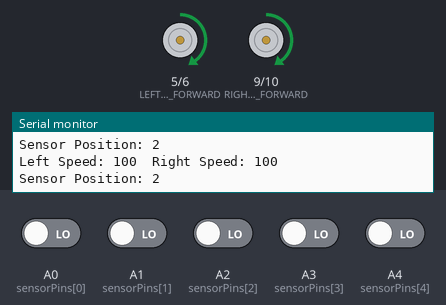
Simulated run of this sketch. Board: Arduino Uno, built with avr-gcc and run on an emulated ATmega328P. Parts: motor-driver pin pairs drawn as motors (green arrow = first pin HIGH = forward, orange = second pin HIGH = backward, longer = more drive), the last lines printed to the serial monitor. The test bench sets the inputs (shaded band); at power-on: A0 (sensorPins[0]), A1 (sensorPins[1]), A2 (sensorPins[2]), A3 (sensorPins[3]), A4 (sensorPins[4]) LOW.

Above: at 1.2 s.
1.3 s: A0 (sensorPins[0]) driven HIGH
At 2.6 s:
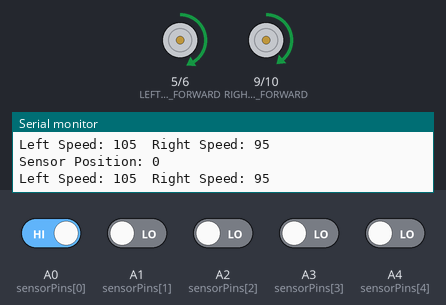
4.3 s: A2 (sensorPins[2]) driven HIGH
At 5.2 s:
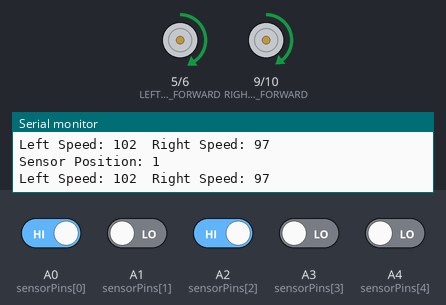
5.9 s: A4 (sensorPins[4]) driven HIGH
At 6.4 s:
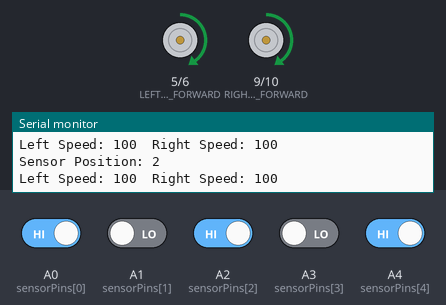
8.9 s: A1 (sensorPins[1]) driven HIGH
At 9.8 s:
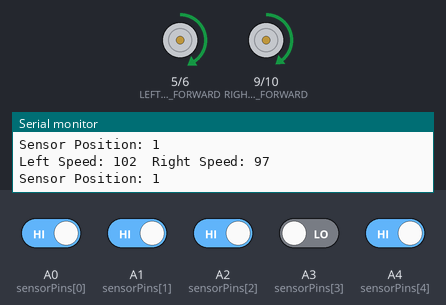
11.9 s: A3 (sensorPins[3]) driven HIGH
At 12.5 s:
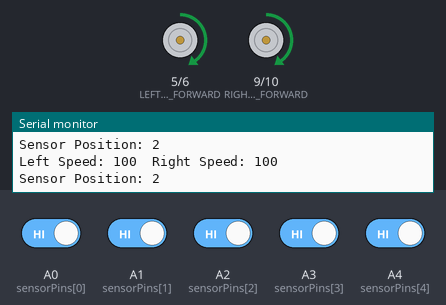
14.9 s: A3 (sensorPins[3]) driven LOW
At 15.9 s:
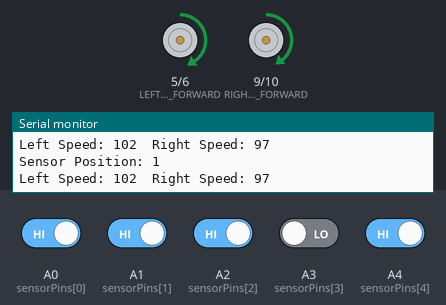
Timing chart, 0 to 17.9 s (numbered marks = the images above; inputs shaded):
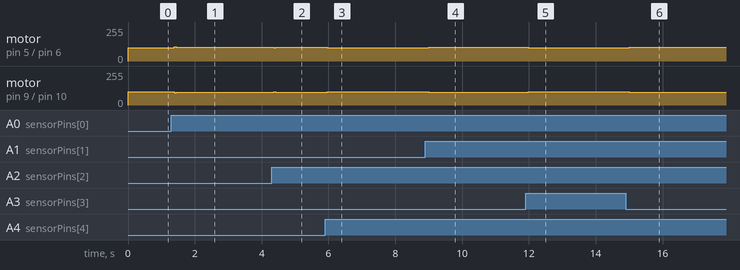

Measured:
- after the input at 1.3 s, motor on pin 5 (LEFT_MOTOR_FORWARD) / pin 6 (LEFT_MOTOR_BACKWARD): forward 100/255 → forward 105/255 after 0.09 s; motor on pin 9 (RIGHT_MOTOR_FORWARD) / pin 10 (RIGHT_MOTOR_BACKWARD): forward 100/255 → forward 95/255 after 0.09 s
- after the input at 4.3 s, motor on pin 5 (LEFT_MOTOR_FORWARD) / pin 6 (LEFT_MOTOR_BACKWARD): forward 105/255 → forward 102/255 after 0.07 s; motor on pin 9 (RIGHT_MOTOR_FORWARD) / pin 10 (RIGHT_MOTOR_BACKWARD): forward 95/255 → forward 97/255 after 0.07 s
- after the input at 5.9 s, motor on pin 5 (LEFT_MOTOR_FORWARD) / pin 6 (LEFT_MOTOR_BACKWARD): forward 102/255 → forward 100/255 after 0.07 s; motor on pin 9 (RIGHT_MOTOR_FORWARD) / pin 10 (RIGHT_MOTOR_BACKWARD): forward 97/255 → forward 100/255 after 0.07 s
- after the input at 8.9 s, motor on pin 5 (LEFT_MOTOR_FORWARD) / pin 6 (LEFT_MOTOR_BACKWARD): forward 100/255 → forward 102/255 after 0.10 s; motor on pin 9 (RIGHT_MOTOR_FORWARD) / pin 10 (RIGHT_MOTOR_BACKWARD): forward 100/255 → forward 97/255 after 0.10 s
- after the input at 11.9 s, motor on pin 5 (LEFT_MOTOR_FORWARD) / pin 6 (LEFT_MOTOR_BACKWARD): forward 102/255 → forward 100/255 after 0.07 s; motor on pin 9 (RIGHT_MOTOR_FORWARD) / pin 10 (RIGHT_MOTOR_BACKWARD): forward 97/255 → forward 100/255 after 0.07 s
- after the input at 14.9 s, motor on pin 5 (LEFT_MOTOR_FORWARD) / pin 6 (LEFT_MOTOR_BACKWARD): forward 100/255 → forward 102/255 after 0.11 s; motor on pin 9 (RIGHT_MOTOR_FORWARD) / pin 10 (RIGHT_MOTOR_BACKWARD): forward 100/255 → forward 97/255 after 0.11 s

The sketch:

PID_Controller.ino.ino
```cpp
// PID Line Follower Robot - Arduino Code

// Define motor pins
#define LEFT_MOTOR_FORWARD  5
#define LEFT_MOTOR_BACKWARD 6
#define RIGHT_MOTOR_FORWARD 9
#define RIGHT_MOTOR_BACKWARD 10

// Define IR sensor pins
#define SENSOR_COUNT 5
const int sensorPins[SENSOR_COUNT] = {A0, A1, A2, A3, A4};

// PID Constants (Tune these values)
float Kp = 2.5;  // Proportional Gain
float Ki = 0.0;  // Integral Gain (set to 0 initially)
float Kd = 1.2;  // Derivative Gain

// PID Variables
float lastError = 0, integral = 0;
int baseSpeed = 100;  // Adjust motor speed

void setup() {
    Serial.begin(9600);  // Debugging output
    pinMode(LEFT_MOTOR_FORWARD, OUTPUT);
    pinMode(LEFT_MOTOR_BACKWARD, OUTPUT);
    pinMode(RIGHT_MOTOR_FORWARD, OUTPUT);
    pinMode(RIGHT_MOTOR_BACKWARD, OUTPUT);

    for (int i = 0; i < SENSOR_COUNT; i++) {
        pinMode(sensorPins[i], INPUT);
    }
}

void loop() {
    int position = readSensors();  // Get position from IR sensors
    float error = position - 2;    // Centered around middle sensor
    integral += error;              // Sum of past errors
    float derivative = error - lastError;  // Change in error
    lastError = error;              // Store last error

    // PID calculation
    float correction = (Kp * error) + (Ki * integral) + (Kd * derivative);

    // Adjust motor speeds
    int leftSpeed = baseSpeed - correction;
    int rightSpeed = baseSpeed + correction;

    // Debugging: Print motor speed values
    Serial.print("Left Speed: ");
    Serial.print(leftSpeed);
    Serial.print("\tRight Speed: ");
    Serial.println(rightSpeed);

    moveMotors(leftSpeed, rightSpeed);
}

// Function to read IR sensors and determine position
int readSensors() {
    int weightedSum = 0, total = 0;
    for (int i = 0; i < SENSOR_COUNT; i++) {
        int sensorValue = digitalRead(sensorPins[i]) ? 1 : 0;
        weightedSum += sensorValue * i;
        total += sensorValue;
    }
    int position = (total > 0) ? (weightedSum / total) : 2;  // Default to center
    Serial.print("Sensor Position: ");
    Serial.println(position);  // Debugging: Print sensor position
    return position;
}

// Function to move motors
void moveMotors(int leftSpeed, int rightSpeed) {
    leftSpeed = constrain(leftSpeed, 0, 255);
    rightSpeed = constrain(rightSpeed, 0, 255);

    analogWrite(LEFT_MOTOR_FORWARD, leftSpeed);
    analogWrite(RIGHT_MOTOR_FORWARD, rightSpeed);
}
```
